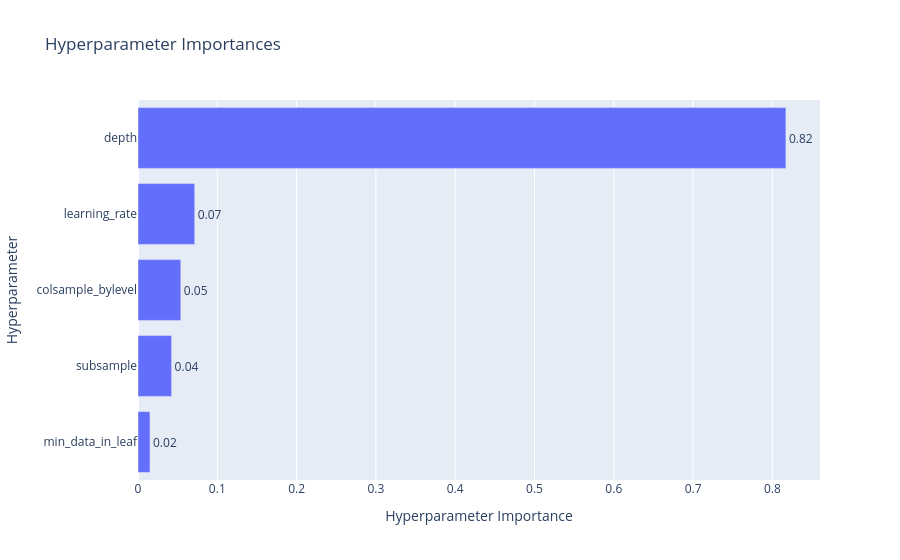

Notebook cell for this chart:
### Code cell
# visualize parameter importance
optuna.visualization.plot_param_importances(study)

### Figure 1 — Plotly figure (JSON) as saved in the notebook; plotly's stock layout.template omitted (floating-point values rounded to 4 significant figures)
{"data": [{"cliponaxis": false, "hovertemplate": ["min_data_in_leaf (IntDistribution): 0.01509305866241252<extra></extra>", "subsample (FloatDistribution): 0.04237073133188672<extra></extra>", "colsample_bylevel (FloatDistribution): 0.05400391538894615<extra></extra>", "learning_rate (FloatDistribution): 0.07150037670778801<extra></extra>", "depth (IntDistribution): 0.8170319179089667<extra></extra>"], "name": "Objective Value", "orientation": "h", "text": ["0.02", "0.04", "0.05", "0.07", "0.82"], "textposition": "outside", "type": "bar", "x": [0.01509, 0.04237, 0.054, 0.0715, 0.817], "y": ["min_data_in_leaf", "subsample", "colsample_bylevel", "learning_rate", "depth"]}], "layout": {"title": {"text": "Hyperparameter Importances"}, "xaxis": {"title": {"text": "Hyperparameter Importance"}}, "yaxis": {"title": {"text": "Hyperparameter"}}}}
